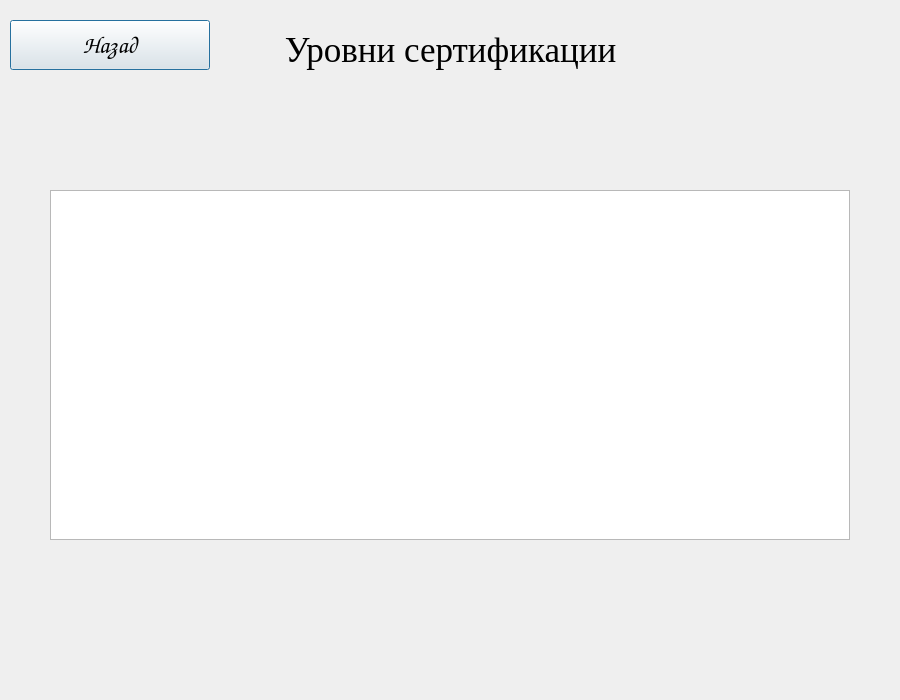
<?xml version="1.0" encoding="UTF-8"?>
<ui version="4.0">
 <class>certificationLevelsWindow</class>
 <widget class="QDialog" name="certificationLevelsWindow">
  <property name="geometry">
   <rect>
    <x>0</x>
    <y>0</y>
    <width>900</width>
    <height>700</height>
   </rect>
  </property>
  <property name="windowTitle">
   <string>Dialog</string>
  </property>
  <widget class="QLabel" name="startLabel">
   <property name="geometry">
    <rect>
     <x>0</x>
     <y>0</y>
     <width>901</width>
     <height>100</height>
    </rect>
   </property>
   <property name="font">
    <font>
     <family>Times New Roman</family>
     <pointsize>26</pointsize>
     <weight>50</weight>
     <italic>false</italic>
     <bold>false</bold>
    </font>
   </property>
   <property name="layoutDirection">
    <enum>Qt::LeftToRight</enum>
   </property>
   <property name="autoFillBackground">
    <bool>false</bool>
   </property>
   <property name="styleSheet">
    <string notr="true"/>
   </property>
   <property name="text">
    <string>Уровни сертификации</string>
   </property>
   <property name="alignment">
    <set>Qt::AlignCenter</set>
   </property>
   <property name="wordWrap">
    <bool>false</bool>
   </property>
  </widget>
  <widget class="QPushButton" name="backButton">
   <property name="geometry">
    <rect>
     <x>10</x>
     <y>20</y>
     <width>200</width>
     <height>50</height>
    </rect>
   </property>
   <property name="font">
    <font>
     <family>Comic Sans MS</family>
     <pointsize>18</pointsize>
     <weight>75</weight>
     <bold>true</bold>
    </font>
   </property>
   <property name="styleSheet">
    <string notr="true"/>
   </property>
   <property name="text">
    <string>Назад</string>
   </property>
   <property name="default">
    <bool>false</bool>
   </property>
   <property name="flat">
    <bool>false</bool>
   </property>
  </widget>
  <widget class="QTableWidget" name="certificationLevelsWidget">
   <property name="geometry">
    <rect>
     <x>50</x>
     <y>190</y>
     <width>800</width>
     <height>350</height>
    </rect>
   </property>
   <property name="font">
    <font>
     <family>Comic Sans MS</family>
     <pointsize>14</pointsize>
    </font>
   </property>
   <property name="editTriggers">
    <set>QAbstractItemView::NoEditTriggers</set>
   </property>
  </widget>
 </widget>
 <resources/>
 <connections/>
</ui>
